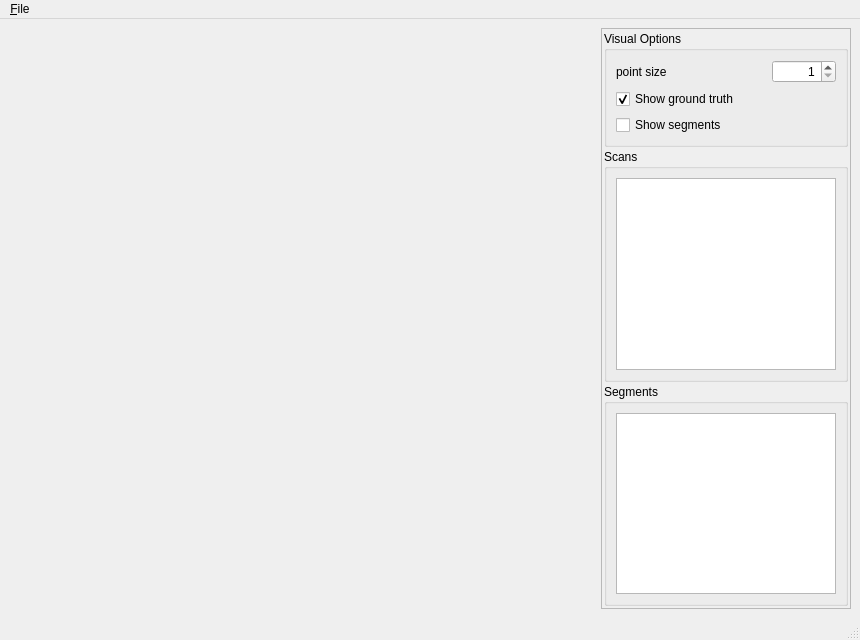
<?xml version="1.0" encoding="UTF-8"?>
<ui version="4.0">
 <class>MainWindow</class>
 <widget class="QMainWindow" name="MainWindow">
  <property name="geometry">
   <rect>
    <x>0</x>
    <y>0</y>
    <width>860</width>
    <height>640</height>
   </rect>
  </property>
  <property name="windowTitle">
   <string>Point Cloud Visualizer</string>
  </property>
  <property name="statusTip">
   <string/>
  </property>
  <widget class="QWidget" name="centralwidget">
   <layout class="QHBoxLayout" name="horizontalLayout_2">
    <item>
     <layout class="QHBoxLayout" name="horizontalLayout">
      <item>
       <widget class="CanvasGL" name="frmCanvas" native="true">
        <property name="sizePolicy">
         <sizepolicy hsizetype="MinimumExpanding" vsizetype="MinimumExpanding">
          <horstretch>0</horstretch>
          <verstretch>0</verstretch>
         </sizepolicy>
        </property>
        <property name="minimumSize">
         <size>
          <width>250</width>
          <height>250</height>
         </size>
        </property>
       </widget>
      </item>
      <item>
       <widget class="QFrame" name="frame">
        <property name="minimumSize">
         <size>
          <width>250</width>
          <height>0</height>
         </size>
        </property>
        <property name="maximumSize">
         <size>
          <width>250</width>
          <height>16777215</height>
         </size>
        </property>
        <property name="frameShape">
         <enum>QFrame::StyledPanel</enum>
        </property>
        <property name="frameShadow">
         <enum>QFrame::Raised</enum>
        </property>
        <layout class="QVBoxLayout" name="verticalLayout_3">
         <property name="spacing">
          <number>2</number>
         </property>
         <property name="margin">
          <number>2</number>
         </property>
         <item>
          <widget class="QGroupBox" name="groupBox_3">
           <property name="sizePolicy">
            <sizepolicy hsizetype="Preferred" vsizetype="Minimum">
             <horstretch>0</horstretch>
             <verstretch>0</verstretch>
            </sizepolicy>
           </property>
           <property name="minimumSize">
            <size>
             <width>0</width>
             <height>0</height>
            </size>
           </property>
           <property name="maximumSize">
            <size>
             <width>250</width>
             <height>16777215</height>
            </size>
           </property>
           <property name="title">
            <string>Visual Options</string>
           </property>
           <layout class="QFormLayout" name="formLayout">
            <item row="0" column="0">
             <widget class="QLabel" name="label">
              <property name="sizePolicy">
               <sizepolicy hsizetype="Preferred" vsizetype="Preferred">
                <horstretch>0</horstretch>
                <verstretch>0</verstretch>
               </sizepolicy>
              </property>
              <property name="minimumSize">
               <size>
                <width>150</width>
                <height>0</height>
               </size>
              </property>
              <property name="text">
               <string>point size</string>
              </property>
             </widget>
            </item>
            <item row="0" column="1">
             <widget class="QSpinBox" name="spinPointSize">
              <property name="sizePolicy">
               <sizepolicy hsizetype="Preferred" vsizetype="Fixed">
                <horstretch>0</horstretch>
                <verstretch>0</verstretch>
               </sizepolicy>
              </property>
              <property name="maximumSize">
               <size>
                <width>100</width>
                <height>16777215</height>
               </size>
              </property>
              <property name="alignment">
               <set>Qt::AlignRight|Qt::AlignTrailing|Qt::AlignVCenter</set>
              </property>
              <property name="minimum">
               <number>1</number>
              </property>
             </widget>
            </item>
            <item row="3" column="0" colspan="2">
             <widget class="QCheckBox" name="chkShowSegments">
              <property name="text">
               <string>Show segments</string>
              </property>
             </widget>
            </item>
            <item row="2" column="0" colspan="2">
             <widget class="QCheckBox" name="chkShowGroundTruth">
              <property name="text">
               <string>Show ground truth</string>
              </property>
              <property name="checked">
               <bool>true</bool>
              </property>
             </widget>
            </item>
           </layout>
          </widget>
         </item>
         <item>
          <widget class="QGroupBox" name="groupBox">
           <property name="minimumSize">
            <size>
             <width>0</width>
             <height>0</height>
            </size>
           </property>
           <property name="maximumSize">
            <size>
             <width>250</width>
             <height>16777215</height>
            </size>
           </property>
           <property name="title">
            <string>Scans</string>
           </property>
           <layout class="QVBoxLayout" name="verticalLayout">
            <item>
             <widget class="QListWidget" name="listScans">
              <property name="sizePolicy">
               <sizepolicy hsizetype="MinimumExpanding" vsizetype="MinimumExpanding">
                <horstretch>0</horstretch>
                <verstretch>0</verstretch>
               </sizepolicy>
              </property>
              <property name="maximumSize">
               <size>
                <width>245</width>
                <height>16777215</height>
               </size>
              </property>
              <property name="horizontalScrollBarPolicy">
               <enum>Qt::ScrollBarAlwaysOff</enum>
              </property>
             </widget>
            </item>
           </layout>
          </widget>
         </item>
         <item>
          <widget class="QGroupBox" name="groupBox_2">
           <property name="minimumSize">
            <size>
             <width>0</width>
             <height>0</height>
            </size>
           </property>
           <property name="maximumSize">
            <size>
             <width>250</width>
             <height>16777215</height>
            </size>
           </property>
           <property name="title">
            <string>Segments</string>
           </property>
           <layout class="QVBoxLayout" name="verticalLayout_2">
            <item>
             <widget class="QListWidget" name="listSegments">
              <property name="maximumSize">
               <size>
                <width>245</width>
                <height>16777215</height>
               </size>
              </property>
              <property name="horizontalScrollBarPolicy">
               <enum>Qt::ScrollBarAlwaysOff</enum>
              </property>
             </widget>
            </item>
           </layout>
          </widget>
         </item>
        </layout>
       </widget>
      </item>
     </layout>
    </item>
   </layout>
  </widget>
  <widget class="QMenuBar" name="menubar">
   <property name="geometry">
    <rect>
     <x>0</x>
     <y>0</y>
     <width>860</width>
     <height>26</height>
    </rect>
   </property>
   <widget class="QMenu" name="menu_File">
    <property name="title">
     <string>&amp;File</string>
    </property>
    <addaction name="actionOpenLaserscans"/>
    <addaction name="actionOpenSegments"/>
    <addaction name="actionQuit"/>
   </widget>
   <addaction name="menu_File"/>
  </widget>
  <widget class="QStatusBar" name="statusbar"/>
  <action name="actionOpenLaserscans">
   <property name="text">
    <string>Open &amp;Laserscans...</string>
   </property>
  </action>
  <action name="actionOpenSegments">
   <property name="text">
    <string>Open &amp;Segments...</string>
   </property>
  </action>
  <action name="actionQuit">
   <property name="text">
    <string>&amp;Quit</string>
   </property>
  </action>
 </widget>
 <customwidgets>
  <customwidget>
   <class>CanvasGL</class>
   <extends>QWidget</extends>
   <header>widget/CanvasGL.h</header>
   <container>1</container>
  </customwidget>
 </customwidgets>
 <resources/>
 <connections/>
</ui>
